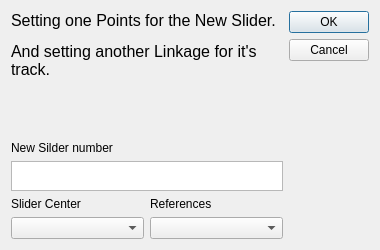
<?xml version="1.0" encoding="UTF-8"?>
<ui version="4.0">
 <class>Dialog</class>
 <widget class="QDialog" name="Dialog">
  <property name="geometry">
   <rect>
    <x>0</x>
    <y>0</y>
    <width>380</width>
    <height>250</height>
   </rect>
  </property>
  <property name="sizePolicy">
   <sizepolicy hsizetype="Preferred" vsizetype="Preferred">
    <horstretch>0</horstretch>
    <verstretch>0</verstretch>
   </sizepolicy>
  </property>
  <property name="minimumSize">
   <size>
    <width>380</width>
    <height>250</height>
   </size>
  </property>
  <property name="maximumSize">
   <size>
    <width>380</width>
    <height>250</height>
   </size>
  </property>
  <property name="windowTitle">
   <string>New Slider</string>
  </property>
  <property name="windowIcon">
   <iconset resource="../../icons.qrc">
    <normaloff>:/icons/pointonx.png</normaloff>:/icons/pointonx.png</iconset>
  </property>
  <property name="sizeGripEnabled">
   <bool>false</bool>
  </property>
  <property name="modal">
   <bool>true</bool>
  </property>
  <layout class="QHBoxLayout" name="horizontalLayout">
   <item>
    <layout class="QVBoxLayout" name="verticalLayout">
     <item>
      <widget class="QLabel" name="label_3">
       <property name="text">
        <string>&lt;html&gt;&lt;head/&gt;&lt;body&gt;&lt;p&gt;&lt;span style=&quot; font-size:12pt;&quot;&gt;Setting one Points for the New Slider.&lt;/span&gt;&lt;/p&gt;&lt;p&gt;&lt;span style=&quot; font-size:12pt;&quot;&gt;And setting another Linkage for it's track.&lt;/span&gt;&lt;/p&gt;&lt;/body&gt;&lt;/html&gt;</string>
       </property>
       <property name="textFormat">
        <enum>Qt::RichText</enum>
       </property>
       <property name="alignment">
        <set>Qt::AlignLeading|Qt::AlignLeft|Qt::AlignTop</set>
       </property>
       <property name="wordWrap">
        <bool>true</bool>
       </property>
      </widget>
     </item>
     <item>
      <spacer name="verticalSpacer">
       <property name="orientation">
        <enum>Qt::Vertical</enum>
       </property>
       <property name="sizeHint" stdset="0">
        <size>
         <width>20</width>
         <height>40</height>
        </size>
       </property>
      </spacer>
     </item>
     <item>
      <widget class="QLabel" name="label_5">
       <property name="sizePolicy">
        <sizepolicy hsizetype="Preferred" vsizetype="Fixed">
         <horstretch>0</horstretch>
         <verstretch>0</verstretch>
        </sizepolicy>
       </property>
       <property name="text">
        <string>&lt;html&gt;&lt;head/&gt;&lt;body&gt;&lt;p&gt;New Silder number&lt;/p&gt;&lt;/body&gt;&lt;/html&gt;</string>
       </property>
      </widget>
     </item>
     <item>
      <widget class="QTextBrowser" name="Slider_num">
       <property name="maximumSize">
        <size>
         <width>16777215</width>
         <height>30</height>
        </size>
       </property>
       <property name="verticalScrollBarPolicy">
        <enum>Qt::ScrollBarAlwaysOff</enum>
       </property>
       <property name="horizontalScrollBarPolicy">
        <enum>Qt::ScrollBarAlwaysOff</enum>
       </property>
      </widget>
     </item>
     <item>
      <layout class="QGridLayout" name="gridLayout">
       <item row="0" column="0">
        <widget class="QLabel" name="label">
         <property name="sizePolicy">
          <sizepolicy hsizetype="Preferred" vsizetype="Fixed">
           <horstretch>0</horstretch>
           <verstretch>0</verstretch>
          </sizepolicy>
         </property>
         <property name="text">
          <string>Slider Center</string>
         </property>
        </widget>
       </item>
       <item row="1" column="0">
        <widget class="QComboBox" name="Slider_Center">
         <property name="whatsThis">
          <string>Start point for next link.</string>
         </property>
        </widget>
       </item>
       <item row="0" column="1">
        <widget class="QLabel" name="label_2">
         <property name="sizePolicy">
          <sizepolicy hsizetype="Preferred" vsizetype="Fixed">
           <horstretch>0</horstretch>
           <verstretch>0</verstretch>
          </sizepolicy>
         </property>
         <property name="text">
          <string>References</string>
         </property>
        </widget>
       </item>
       <item row="1" column="1">
        <widget class="QComboBox" name="References">
         <property name="whatsThis">
          <string>End point for next link.</string>
         </property>
        </widget>
       </item>
      </layout>
     </item>
    </layout>
   </item>
   <item>
    <widget class="QDialogButtonBox" name="buttonBox">
     <property name="orientation">
      <enum>Qt::Vertical</enum>
     </property>
     <property name="standardButtons">
      <set>QDialogButtonBox::Cancel|QDialogButtonBox::Ok</set>
     </property>
    </widget>
   </item>
  </layout>
 </widget>
 <resources>
  <include location="../../icons.qrc"/>
 </resources>
 <connections>
  <connection>
   <sender>buttonBox</sender>
   <signal>accepted()</signal>
   <receiver>Dialog</receiver>
   <slot>accept()</slot>
   <hints>
    <hint type="sourcelabel">
     <x>248</x>
     <y>254</y>
    </hint>
    <hint type="destinationlabel">
     <x>157</x>
     <y>274</y>
    </hint>
   </hints>
  </connection>
  <connection>
   <sender>buttonBox</sender>
   <signal>rejected()</signal>
   <receiver>Dialog</receiver>
   <slot>reject()</slot>
   <hints>
    <hint type="sourcelabel">
     <x>316</x>
     <y>260</y>
    </hint>
    <hint type="destinationlabel">
     <x>286</x>
     <y>274</y>
    </hint>
   </hints>
  </connection>
 </connections>
</ui>
